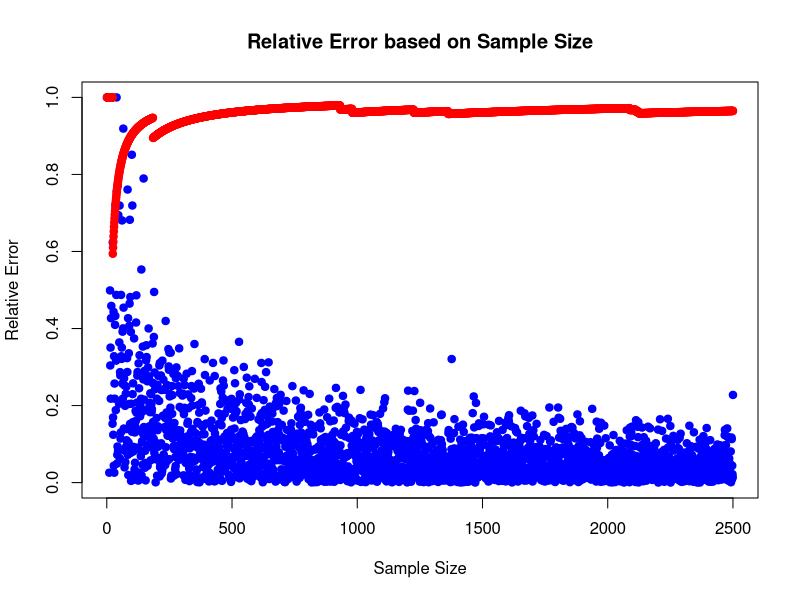

Write R code to recreate this figure.

# non-gussuain 

set.seed(876)

group_1 <- rbinom(500000, 1, 0.005)
group_2 <- rbinom(100000, 1, 0.66)
group_3 <- rep(0, 400000)
group_4 <- rbinom(100000, 1, 0.85)
group_5 <- rbinom(400000, 1, 0.001)

y <- c(group_1, group_2, group_3, group_4, group_5)
actual_percent = sum(y)/length(y)

result <- data.frame(iteration= numeric(), 
                     err=numeric(),
                     group=numeric())
for (i in 1:2500) {
  sample_1 <- sample(y, i)
  sample_percent <- sum(sample_1)/i
  err <- abs(actual_percent - sample_percent)/actual_percent
  gp=1
  result <- rbind(result, c(i, err, gp))  
}
colnames(result) <- c("n", "err", "group")

a <- result

# Non-Random Selection


result <- data.frame(iteration= numeric(), 
                     err=numeric(),
                     group=numeric())

counts <- seq(1,2500)

for (i in counts) {
  sample_1 <- y[1:i]
  sample_percent <- sum(sample_1)/i
  err <- abs(actual_percent - sample_percent)/actual_percent
  gp=4
  result <- rbind(result, c(i, err, gp))  
}
colnames(result) <- c("n", "err", "group")
b <- result


# Simple Plot 

plot(a$n, a$err, ylim=c(0,1), pch=19, col="blue", 
     main="Relative Error based on Sample Size", 
     xlab="Sample Size", ylab="Relative Error")
points(b$n, b$err, col="red", pch=19)



#library(ggplot2)
#p <- qplot(n,err, data=result, geom="smooth", color=group, ylim=c(0.00, 1.0), 
#           main="Relative Error for Ramdom Sample with Non-Gausian Distribution", 
#           ylab="Error", xlab="Sample Size")  

#p

